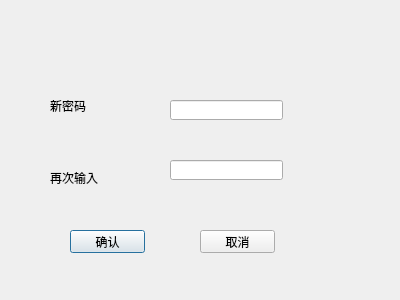
<?xml version="1.0" encoding="UTF-8"?>
<ui version="4.0">
 <class>ModifyPwdDialog</class>
 <widget class="QDialog" name="ModifyPwdDialog">
  <property name="geometry">
   <rect>
    <x>0</x>
    <y>0</y>
    <width>400</width>
    <height>300</height>
   </rect>
  </property>
  <property name="windowTitle">
   <string>Dialog</string>
  </property>
  <widget class="QLabel" name="label">
   <property name="geometry">
    <rect>
     <x>50</x>
     <y>100</y>
     <width>54</width>
     <height>12</height>
    </rect>
   </property>
   <property name="text">
    <string>新密码</string>
   </property>
  </widget>
  <widget class="QLabel" name="label_2">
   <property name="geometry">
    <rect>
     <x>50</x>
     <y>170</y>
     <width>101</width>
     <height>16</height>
    </rect>
   </property>
   <property name="text">
    <string>再次输入</string>
   </property>
  </widget>
  <widget class="QLineEdit" name="pwdlineEdit">
   <property name="geometry">
    <rect>
     <x>170</x>
     <y>100</y>
     <width>113</width>
     <height>20</height>
    </rect>
   </property>
  </widget>
  <widget class="QLineEdit" name="pwdagainlineEdit">
   <property name="geometry">
    <rect>
     <x>170</x>
     <y>160</y>
     <width>113</width>
     <height>20</height>
    </rect>
   </property>
  </widget>
  <widget class="QPushButton" name="confirmButton">
   <property name="geometry">
    <rect>
     <x>70</x>
     <y>230</y>
     <width>75</width>
     <height>23</height>
    </rect>
   </property>
   <property name="text">
    <string>确认</string>
   </property>
  </widget>
  <widget class="QPushButton" name="cancelButton">
   <property name="geometry">
    <rect>
     <x>200</x>
     <y>230</y>
     <width>75</width>
     <height>23</height>
    </rect>
   </property>
   <property name="text">
    <string>取消</string>
   </property>
  </widget>
 </widget>
 <resources/>
 <connections/>
</ui>
